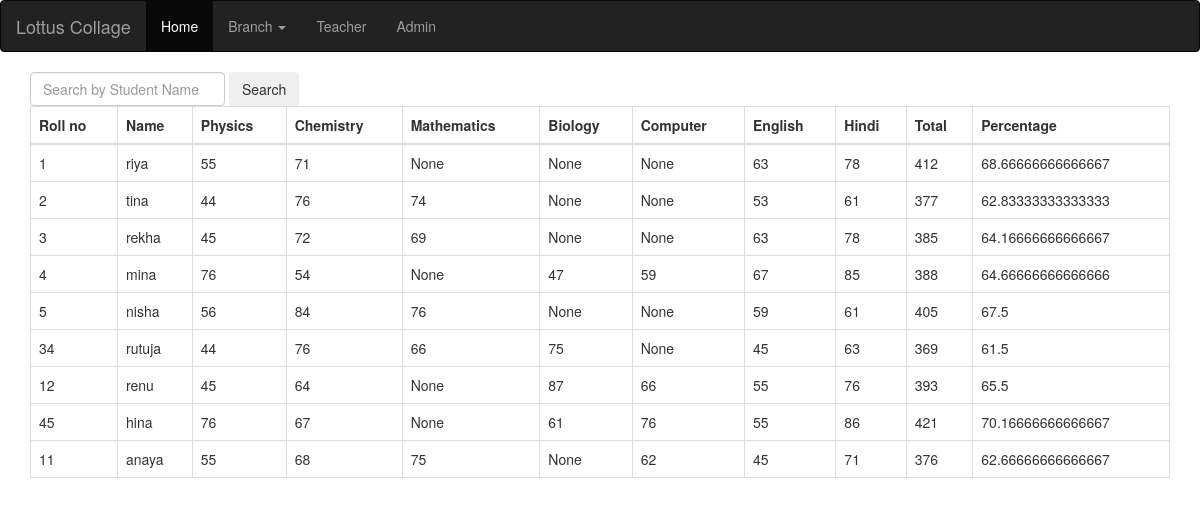
Page /sci_leaderboard/ on the committed database.
### app1/models.py (models this page shows, shortened)
class sci_marks(models.Model):
	Roll_no = models.IntegerField(unique=True)
	Name=models.CharField(max_length=30)
	Physics_Marks = models.IntegerField()
	Chemistry_Marks = models.IntegerField()
	Mathematics_Marks = models.IntegerField(null=True,blank=True)
	Biology_Marks = models.IntegerField(null=True,blank=True)
	Computer_Marks = models.IntegerField(null=True,blank=True)
	English_Marks = models.IntegerField()
	Hindi_Marks = models.IntegerField()
	Total = models.IntegerField()
	Per = models.FloatField()

### app1/views.py (the view)
# urls.py: path('sci_leaderboard/',views.science_leaderboard,name='sci_leaderboard'),
def science_leaderboard(request):
	Marks = sci_marks.objects.all()
	return render(request,'sci_leaderboard.html',{'Marks': Marks})

### app1/templates/sci_leaderboard.html
{% extends 'base.html' %}
{% block content %}
<div class="container">
  <div>
    <form class="form-inline" method="POST" action="{% url 'sci_search' %}" novalidate>{% csrf_token %}
      <input class="form-control mr-sm-2" type="search" placeholder="Search by Student Name" aria-label="Search" name="query" id="query">
      <button class="btn btn-outline-success my-2 my-sm-0" type="submit">Search</button>
    </form>
  </div>
  <div>
	<table class="table table-bordered">
      <thead>
		<tr>
			<th>Roll no</th>
			<th>Name</th>
			<th>Physics </th>
			<th>Chemistry</th>
            <th>Mathematics</th>
            <th>Biology</th>
            <th>Computer</th>
            <th>English</th>
            <th>Hindi</th>
			<th>Total</th>
			<th>Percentage</th>
		</tr>
	  </thead>
	  <tbody>
		{% for i in Marks %}
		<tr>
			<td>{{i.Roll_no}}</td>
			<td>{{i.Name}}</td>
			<td>{{i.Physics_Marks}}</td>
			<td>{{i.Chemistry_Marks}}</td>
            <td>{{i.Mathematics_Marks}}</td>
            <td>{{i.Biology_Marks}}</td>
            <td>{{i.Computer_Marks}}</td>
            <td>{{i.English_Marks}}</td>
            <td>{{i.Hindi_Marks}}</td>
			<td>{{i.Total}}</td>
			<td>{{i.Per}}</td>
		</tr>
		{% endfor %}
	  </tbody>
    </table>
  </div>
</div>
{% endblock %}

### app1/templates/base.html (shortened to what this page needs)
<!DOCTYPE html>
<html lang="en">
<head>
  <link rel="stylesheet" href="https://maxcdn.bootstrapcdn.com/bootstrap/3.4.1/css/bootstrap.min.css">
</head>
<body>
<nav class="navbar navbar-inverse">
  <div class="container-fluid">
    <div class="navbar-header">
      <a class="navbar-brand" href="#">Lottus Collage</a>
    </div>
    <ul class="nav navbar-nav">
      <li class="active"><a href="/">Home</a></li>
      <li class="dropdown">
      <a class="dropdown-toggle" data-toggle="dropdown" href="#">Branch <span class="caret"></span></a>
      </li>
      <li><a href="#">Teacher</a></li>
      <li><a href="#">Admin</a></li>
    </ul>
  </div>
</nav>
{% block content %}
{% endblock %}
  </body>
</html>

### rows in the picture
sci_marks: Roll_no "1", Name "riya", Physics_Marks "55", Chemistry_Marks "71", Mathematics_Marks "None", Biology_Marks "None", Computer_Marks "None", English_Marks "63", Hindi_Marks "78", Total "412", Per "68.66666666666667"
sci_marks: Roll_no "2", Name "tina", Physics_Marks "44", Chemistry_Marks "76", Mathematics_Marks "74", Biology_Marks "None", Computer_Marks "None", English_Marks "53", Hindi_Marks "61", Total "377", Per "62.83333333333333"
sci_marks: Roll_no "3", Name "rekha", Physics_Marks "45", Chemistry_Marks "72", Mathematics_Marks "69", Biology_Marks "None", Computer_Marks "None", English_Marks "63", Hindi_Marks "78", Total "385", Per "64.16666666666667"
sci_marks: Roll_no "4", Name "mina", Physics_Marks "76", Chemistry_Marks "54", Mathematics_Marks "None", Biology_Marks "47", Computer_Marks "59", English_Marks "67", Hindi_Marks "85", Total "388", Per "64.66666666666666"
sci_marks: Roll_no "5", Name "nisha", Physics_Marks "56", Chemistry_Marks "84", Mathematics_Marks "76", Biology_Marks "None", Computer_Marks "None", English_Marks "59", Hindi_Marks "61", Total "405", Per "67.5"
sci_marks: Roll_no "34", Name "rutuja", Physics_Marks "44", Chemistry_Marks "76", Mathematics_Marks "66", Biology_Marks "75", Computer_Marks "None", English_Marks "45", Hindi_Marks "63", Total "369", Per "61.5"
sci_marks: Roll_no "12", Name "renu", Physics_Marks "45", Chemistry_Marks "64", Mathematics_Marks "None", Biology_Marks "87", Computer_Marks "66", English_Marks "55", Hindi_Marks "76", Total "393", Per "65.5"
sci_marks: Roll_no "45", Name "hina", Physics_Marks "76", Chemistry_Marks "67", Mathematics_Marks "None", Biology_Marks "61", Computer_Marks "76", English_Marks "55", Hindi_Marks "86", Total "421", Per "70.16666666666667"
sci_marks: Roll_no "11", Name "anaya", Physics_Marks "55", Chemistry_Marks "68", Mathematics_Marks "75", Biology_Marks "None", Computer_Marks "62", English_Marks "45", Hindi_Marks "71", Total "376", Per "62.66666666666667"
